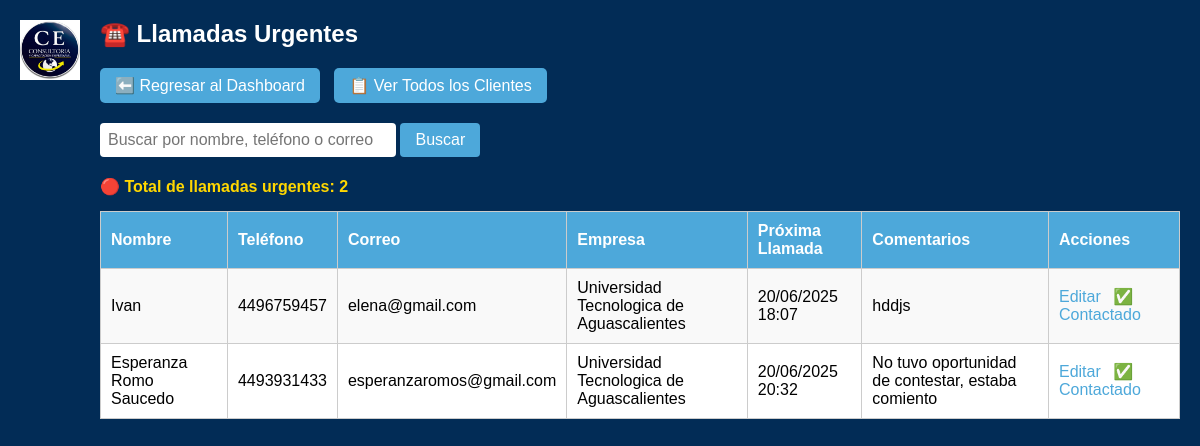
The page /llamadas_urgentes.php (signed in) on the database its author committed.
### tables this page shows
CREATE TABLE `clientes` (
  `id` int(11) NOT NULL AUTO_INCREMENT,
  `genero` char(1) DEFAULT 'N',
  `nombre` varchar(100) NOT NULL,
  `telefono` varchar(20) DEFAULT NULL,
  `correo` varchar(100) DEFAULT NULL,
  `direccion` text DEFAULT NULL,
  `fecha_registro` datetime DEFAULT current_timestamp(),
  `empresa` varchar(255) DEFAULT NULL,
  `puesto` varchar(100) DEFAULT NULL,
  `area` varchar(100) DEFAULT NULL,
  `estatus_color` varchar(7) DEFAULT '#808080',
  `comentarios` text DEFAULT NULL,
  `proxima_llamada` datetime DEFAULT NULL,
  PRIMARY KEY (`id`)
);

### llamadas_urgentes.php (the view, shortened to what this page needs)
<?php
include("config/db.php");
$buscar = isset($_GET['buscar']) ? $conn->real_escape_string($_GET['buscar']) : '';
$sql = "SELECT * FROM clientes WHERE estatus_color = '#FF0000'";
$sql .= " ORDER BY proxima_llamada ASC";
$resultado = $conn->query($sql);
$totalUrgentes = $resultado->num_rows;
?>
<!DOCTYPE html>
<html lang="es">
<head>
</head>
<body>
<img src="img/consultoria.png.jpg" alt="Logo" class="logo">
<h2>☎️ Llamadas Urgentes</h2>
<a class="boton" href="dashboard.php">⬅️ Regresar al Dashboard</a>
<a class="boton" href="clientes.php">📋 Ver Todos los Clientes</a>
<form method="get" action="llamadas_urgentes.php" class="buscar-form">
    <input type="text" name="buscar" placeholder="Buscar por nombre, teléfono o correo" value="<?= htmlspecialchars($buscar) ?>">
    <button type="submit" class="buscar-btn">Buscar</button>
</form>
<div class="contador">🔴 Total de llamadas urgentes: <?= $totalUrgentes ?></div>
<table>
    <tr>
        <th>Nombre</th>
        <th>Teléfono</th>
        <th>Correo</th>
        <th>Empresa</th>
        <th>Próxima Llamada</th>
        <th>Comentarios</th>
        <th>Acciones</th>
    </tr>
    <?php while ($cliente = $resultado->fetch_assoc()): ?>
        <tr>
            <td><?= htmlspecialchars($cliente['nombre']) ?></td>
            <td><?= htmlspecialchars($cliente['telefono']) ?></td>
            <td><?= htmlspecialchars($cliente['correo']) ?></td>
            <td><?= htmlspecialchars($cliente['empresa']) ?></td>
            <td><?= $cliente['proxima_llamada'] ? date("d/m/Y H:i", strtotime($cliente['proxima_llamada'])) : '—' ?></td>
            <td><?= nl2br(htmlspecialchars($cliente['comentarios'])) ?></td>
           <td class="acciones">
              <a href="form_cliente.php?id=<?= $cliente['id'] ?>">Editar</a>
             <a href="?contactado=<?= $cliente['id'] ?>" onclick="return confirm('¿Marcar como contactado?')">✅ Contactado</a>
          </td>
        </tr>
    <?php endwhile; ?>
</table>
</body>
</html>

### llamadas_urgentes.php (style rules this page uses)
body { font-family: Arial, sans-serif; background-color: rgb(2, 44, 86); color: white; padding: 20px 20px 20px 100px; margin: 0; }
.logo { position: fixed; top: 20px; left: 20px; width: 60px; z-index: 1000; }
h2 { margin-top: 0; }
.boton { padding: 8px 15px; background: #4DA8DA; color: white; text-decoration: none; border-radius: 5px; margin-right: 10px; display: inline-block; }
.acciones a { margin-right: 8px; text-decoration: none; color: #4DA8DA; }
form.buscar-form { margin: 20px 0; }
input[type="text"] { padding: 8px; width: 280px; border-radius: 4px; border: none; font-size: 16px; }
button.buscar-btn { padding: 8px 15px; background-color: #4DA8DA; color: white; border: none; border-radius: 4px; cursor: pointer; font-size: 16px; }
table { width: 100%; border-collapse: collapse; margin-top: 15px; background: white; color: #000; }
th, td { padding: 10px; border: 1px solid #ccc; text-align: left; }
th { background-color: #4DA8DA; color: white; }
tr:nth-child(even) { background-color: #f9f9f9; }
.contador { margin: 10px 0 5px; font-weight: bold; color: #FFD700; }

### rows shown on the page
clientes: nombre "Ivan", telefono "4496759457", correo "elena@gmail.com", empresa "Universidad Tecnologica de Aguascalientes", proxima_llamada "20/06/2025 18:07", comentarios "hddjs"
clientes: nombre "Esperanza Romo Saucedo", telefono "4493931433", correo "esperanzaromos@gmail.com", empresa "Universidad Tecnologica de Aguascalientes", proxima_llamada "20/06/2025 20:32", comentarios "No tuvo oportunidad de contestar, estaba comiento"

### other values the page prints
$totalUrgentes "2"
